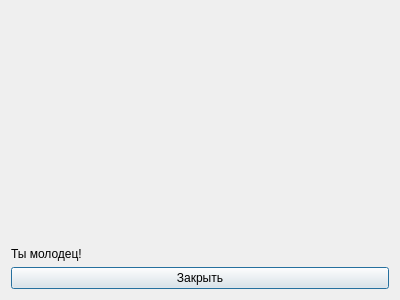
<?xml version="1.0" encoding="UTF-8"?>
<ui version="4.0">
 <class>Dialog</class>
 <widget class="QDialog" name="Dialog">
  <property name="geometry">
   <rect>
    <x>0</x>
    <y>0</y>
    <width>400</width>
    <height>300</height>
   </rect>
  </property>
  <property name="windowTitle">
   <string>Dialog</string>
  </property>
  <layout class="QVBoxLayout" name="verticalLayout" stretch="1,0,0">
   <item>
    <widget class="QLabel" name="successImageLabel">
     <property name="text">
      <string/>
     </property>
    </widget>
   </item>
   <item>
    <widget class="QLabel" name="successTextLabel">
     <property name="text">
      <string>Ты молодец!</string>
     </property>
    </widget>
   </item>
   <item>
    <widget class="QPushButton" name="closeButton">
     <property name="text">
      <string>Закрыть</string>
     </property>
    </widget>
   </item>
  </layout>
 </widget>
 <resources/>
 <connections/>
</ui>
